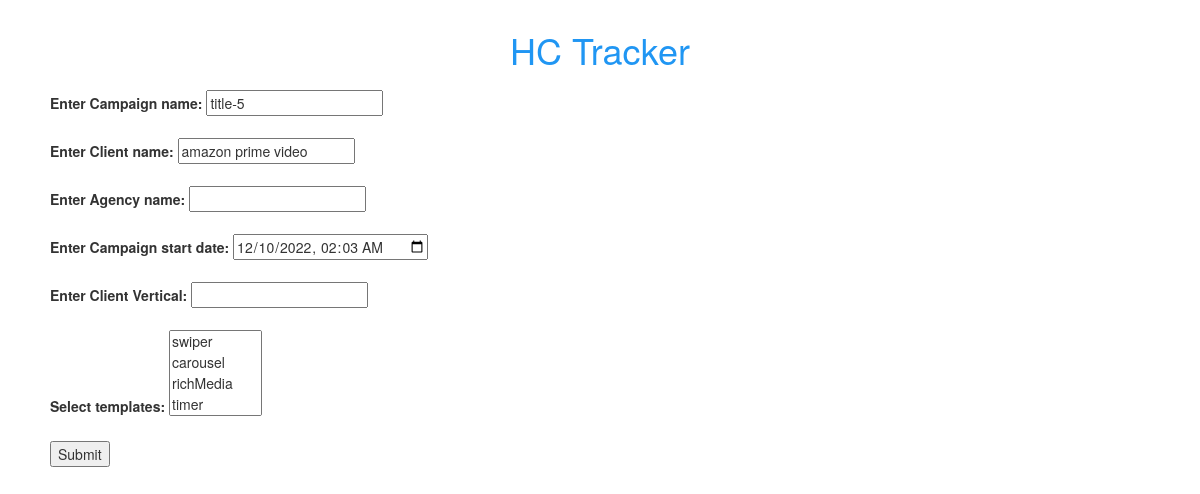
Page /update.php?id=163 on the committed database.
### tables this page shows
CREATE TABLE `tracker_data` (
  `id` int(11) NOT NULL,
  `campaign_name` varchar(255) NOT NULL,
  `client_name` varchar(255) NOT NULL,
  `agency_name` varchar(255) NOT NULL,
  `create_time` datetime NOT NULL DEFAULT current_timestamp(),
  `start_date` datetime NOT NULL,
  `client_vertical` varchar(255) NOT NULL,
  `templates` varchar(500) NOT NULL,
  `time_left` int(255) NOT NULL,
  `tempmade` varchar(5000) NOT NULL
);

### update.php (the view, shortened to what this page needs)
<?php
include "conn.php";
$id=$_GET['id'];
?>
<!DOCTYPE html>
<html lang="en">
<head>
  <link rel="stylesheet" href="https://maxcdn.bootstrapcdn.com/bootstrap/3.3.4/css/bootstrap.min.css">
  <link rel="stylesheet" href="https://cdnjs.cloudflare.com/ajax/libs/bootstrap-multiselect/0.9.13/css/bootstrap-multiselect.css">
    <link rel="stylesheet" href="style.css">
</head>
<body>
    <h1 class="heading">HC Tracker</h1>
    <?php
      $sql="SELECT * FROM `tracker_data` WHERE id=$id LIMIT 1";
      $result=mysqli_query($connectDB,$sql);
      $row=mysqli_fetch_assoc($result);
      $templates=$row['templates'];
    ?>
    <form action="" method="post">
        <label for="campaign_name">Enter Campaign name: </label> <input name="campaign_name" type="text" value="<?php echo $row['campaign_name']?>"><br><br>
        <label for="client_name">Enter Client name: </label> <input name="client_name" type="text" value="<?php echo $row['client_name']?>"><br><br>
        <label for="agency_name">Enter Agency name: </label> <input name="agency_name" type="text" value="<?php echo $row['agency_name']?>"><br><br>
        <label for="start_date">Enter Campaign start date: </label> <input name="start_date" type="datetime-local" value="<?php echo $row['start_date']?>"><br><br>
        <label for="client_vertical">Enter Client Vertical: </label> <input name="client_vertical" type="text" value="<?php echo $row['client_vertical']?>"><br><br>
        <label for="templates">Select templates: </label>
        <?php $sqlc="SELECT DISTINCT `type` FROM hc_templates";
        $resultc=mysqli_query($connectDB,$sqlc);
        ?> <select name="templates[]" id="templates_drop" multiple="multiple"> <?php
        while($row=mysqli_fetch_assoc($resultc))
        {
            if (strpos($templates,  $row['type'] !== false )) {
                ?><option selected value="<?php echo $row['type'] ?>"><?php echo $row['type'] ?></option><?php
            }else{
                ?> <option value="<?php echo $row['type'] ?>"><?php echo $row['type'] ?></option> <?php
            }
        }
        ?>
</select>
<br><br>
        <button type="submit" name="submit">Submit</button>
    </form>
</body>
</html>

### style.css (style rules this page uses)
.heading { margin-top: 30px; color: #2096f3; text-align: center; margin-bottom: 20px; }

### update.php (style rules this page uses)
form { margin-left:50px; }

### rows in the picture
tracker_data: campaign_name "title-5", client_name "amazon prime video", start_date "12/10/2022 02:03"
